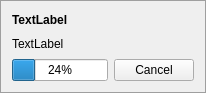
<?xml version="1.0" encoding="UTF-8"?>
<ui version="4.0">
 <class>DownloadWidget</class>
 <widget class="QFrame" name="DownloadWidget">
  <property name="geometry">
   <rect>
    <x>0</x>
    <y>0</y>
    <width>115</width>
    <height>93</height>
   </rect>
  </property>
  <property name="styleSheet">
   <string notr="true">#DownloadWidget {
  background: palette(button);
  border: 1px solid palette(dark);
  margin: 0px;
}</string>
  </property>
  <layout class="QGridLayout" name="m_topLevelLayout">
   <property name="sizeConstraint">
    <enum>QLayout::SetMinAndMaxSize</enum>
   </property>
   <item row="0" column="1">
    <widget class="QPushButton" name="m_cancelButton">
     <property name="sizePolicy">
      <sizepolicy hsizetype="Fixed" vsizetype="Fixed">
       <horstretch>0</horstretch>
       <verstretch>0</verstretch>
      </sizepolicy>
     </property>
     <property name="styleSheet">
      <string notr="true">QPushButton {
  margin: 1px;
  border: none;
}
QPushButton:pressed {
  margin: none;
  border: 1px solid palette(shadow);
  background: palette(midlight);
}</string>
     </property>
     <property name="flat">
      <bool>false</bool>
     </property>
    </widget>
   </item>
   <item row="0" column="0">
    <widget class="QLabel" name="m_dstName">
     <property name="styleSheet">
      <string notr="true">font-weight: bold
</string>
     </property>
     <property name="text">
      <string>TextLabel</string>
     </property>
    </widget>
   </item>
   <item row="1" column="0" colspan="2">
    <widget class="QLabel" name="m_srcUrl">
     <property name="maximumSize">
      <size>
       <width>350</width>
       <height>16777215</height>
      </size>
     </property>
     <property name="styleSheet">
      <string notr="true"/>
     </property>
     <property name="text">
      <string>TextLabel</string>
     </property>
    </widget>
   </item>
   <item row="2" column="0" colspan="2">
    <widget class="QProgressBar" name="m_progressBar">
     <property name="styleSheet">
      <string notr="true">font-size: 12px</string>
     </property>
     <property name="value">
      <number>24</number>
     </property>
    </widget>
   </item>
   <item row="2" column="2">
    <widget class="QPushButton" name="pushButton">
     <property name="text">
      <string>Cancel</string>
     </property>
    </widget>
   </item>
  </layout>
 </widget>
 <resources/>
 <connections/>
</ui>
